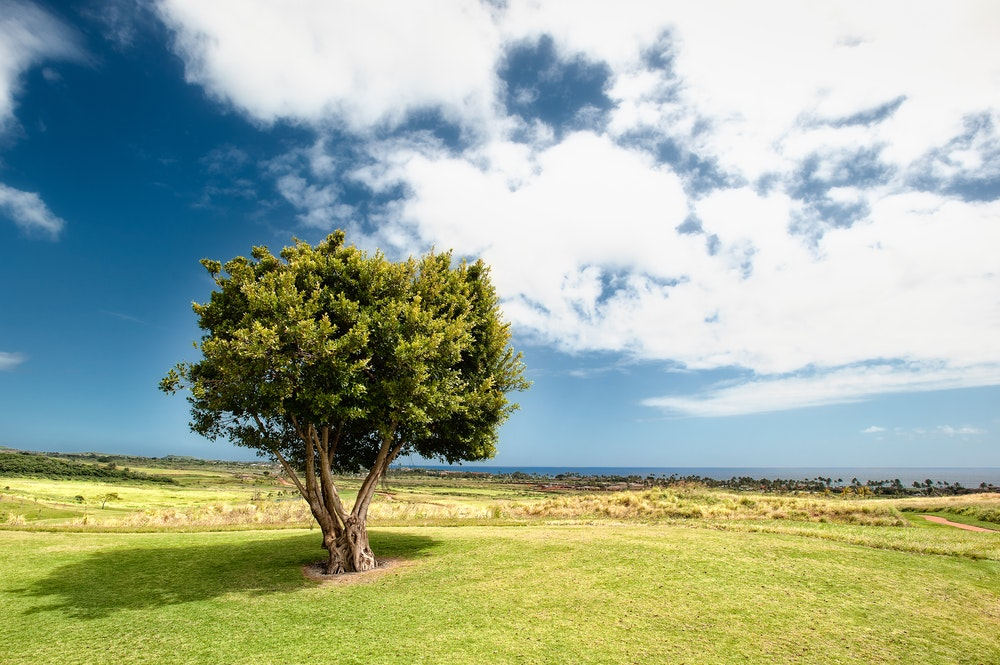
%> input picture Test Pictures/landscape.jpg, 1000 x 665 px
$ octave hsvComponents.m   (GNU Octave 9; MATLAB toolbox functions it lacks are replaced by stand-ins)
%> lines starting %> are read from the running program, lines starting %| are printed output that depends on the picture
%> further down, image is the input picture: size 665x1000x3 uint8; mean R, G, B 160.3, 174.6, 153.9
### DIP I/Imaging/rgbToHsv.m
function image = rgbToHsv(image)
% Inputs:
%   - image:    RGB image received from imread('file.jpg')
% Returns:
%   - image:    same image in the HSV color space

image = double(image)/255;
%> image: size 665x1000x3 double

R = image(:,:,1);
G = image(:,:,2);
B = image(:,:,3);

[maximum, I] = max(image,[],3);
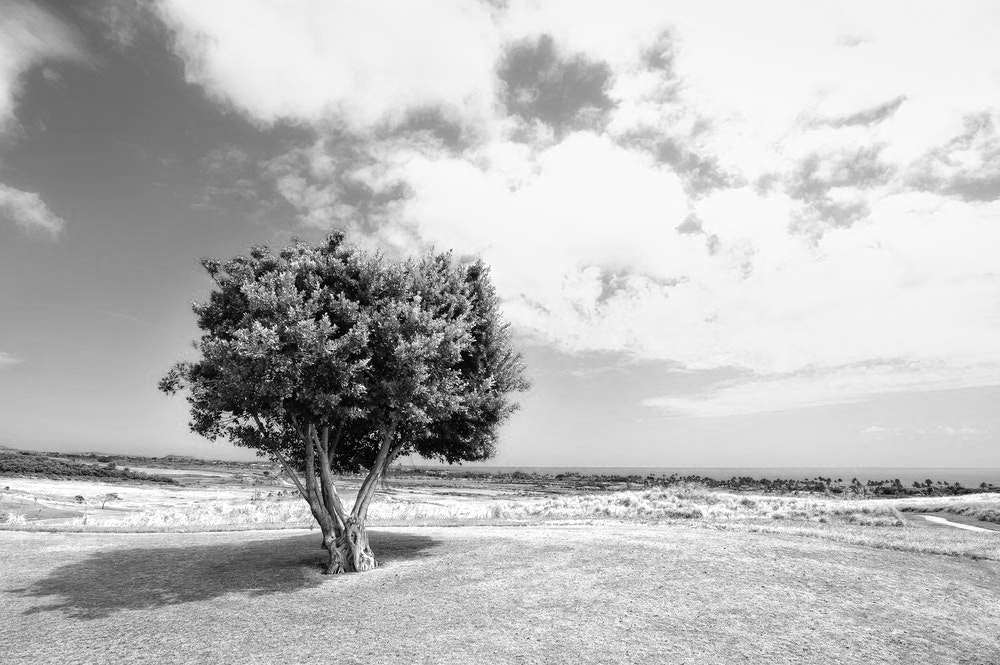
%> maximum: size 665x1000 double; min 0, max 1, mean 0.735
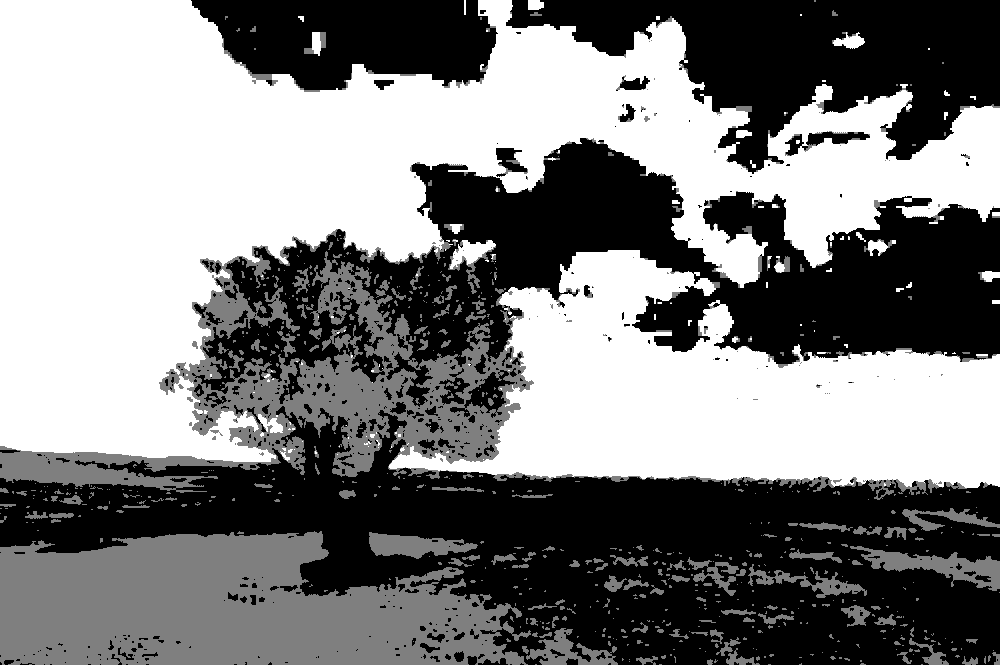
%> I: size 665x1000 double; min 1, max 3, mean 2; drawn with min black and max white
minimum = min(image,[],3);
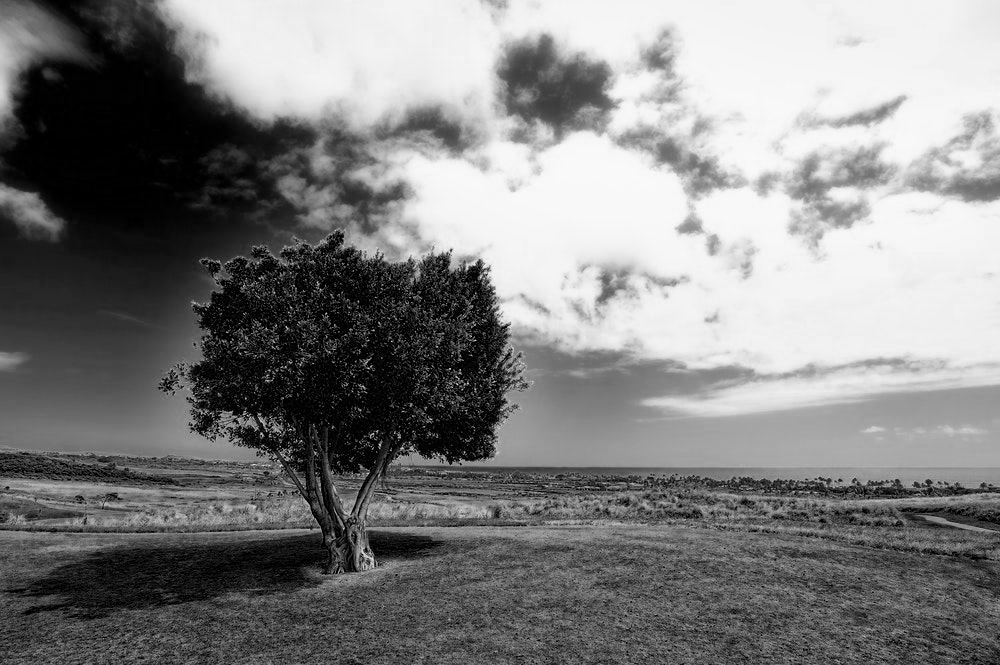
%> minimum: size 665x1000 double; min 0, max 0.984, mean 0.503

V = maximum;
S = (maximum - minimum)./maximum;
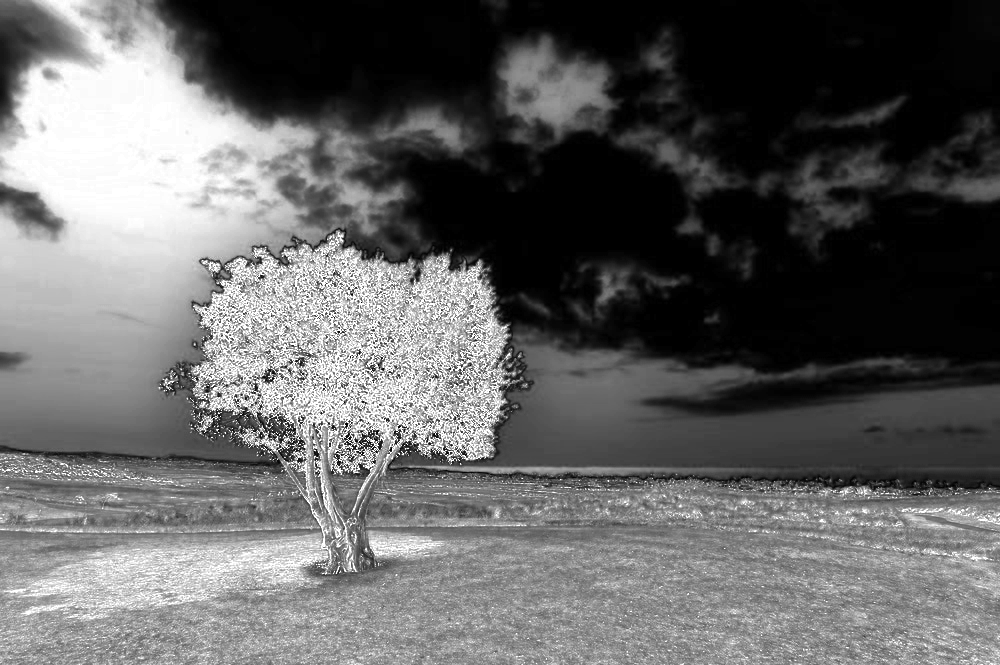
%> S: size 665x1000 double; 0% of the values are NaN or infinite; the others: min 0, max 1, mean 0.393; drawn with min black, max white, NaN and infinite black
H = zeros(size(S));
% angle is normalized from [0, 360] to [0, 1]
H(I==1) = (60*(G(I==1) - B(I==1))./(maximum(I==1)-minimum(I==1)))/360;
H(I==2) = (60*(B(I==2) - R(I==2))./(maximum(I==2)-minimum(I==2)) + 120)/360;
H(I==3) = (60*(R(I==3) - G(I==3))./(maximum(I==3)-minimum(I==3)) + 240)/360;
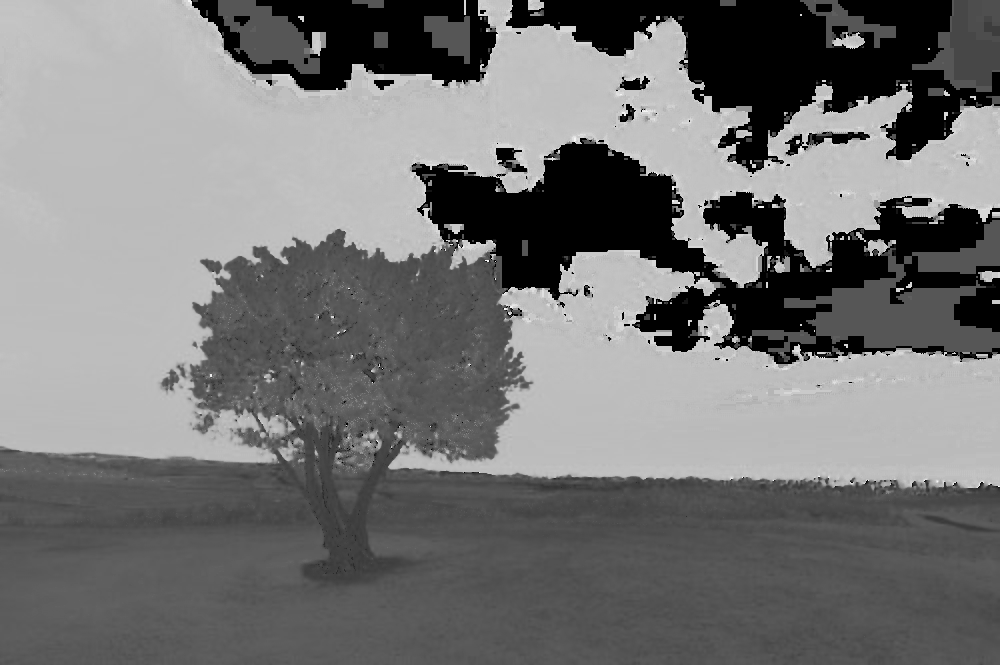
%> H: size 665x1000 double; 14.87% of the values are NaN or infinite; the others: min -0.167, max 0.818, mean 0.366; drawn with min black, max white, NaN and infinite black

% original image with HSV components
image(:,:,1) = H;
%> image: size 665x1000x3 double; 4.96% of the values are NaN or infinite; the others: min -0.167, max 1, mean 0.561
image(:,:,2) = S;
%> image: size 665x1000x3 double; 4.96% of the values are NaN or infinite; the others: min -0.167, max 1, mean 0.459
image(:,:,3) = V;
%> image: size 665x1000x3 double; 4.96% of the values are NaN or infinite; the others: min -0.167, max 1, mean 0.505

### DIP I/Imaging/hsvComponents.m
clear
image = imread('landscape.jpg');
imageHSV = rgbToHsv(image);     % one could use builtin: rgb2hsv(image)

% decompose into single components
imageH = imageHSV;
imageH(:,:,2:3) = 0;
%> imageH: size 665x1000x3 double; 4.96% of the values are NaN or infinite; the others: min -0.167, max 0.818, mean 0.109
imageS = imageHSV;
imageS(:,:,[1 3]) = 0;
%> imageS: size 665x1000x3 double; 0% of the values are NaN or infinite; the others: min 0, max 1, mean 0.131
imageV = imageHSV;
imageV(:,:,1:2) = 0;
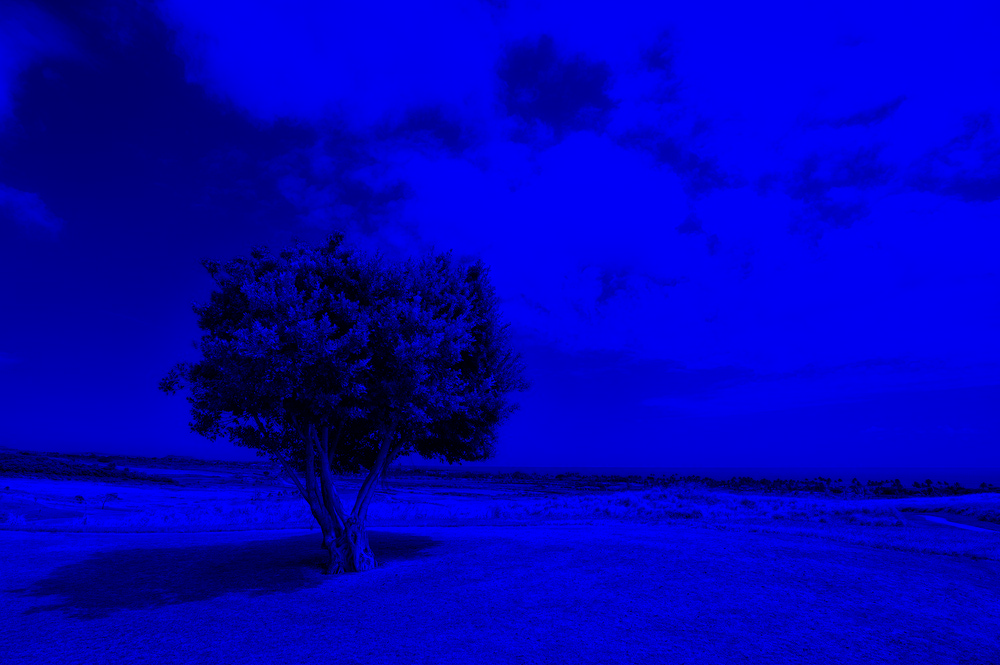
%> imageV: size 665x1000x3 double; mean R, G, B 0, 0, 0.735

% TODO: implement hsv2rgb myself
imageH = hsv2rgb(imageH);
%> imageH: size 665x1000x3 double; 14.87% of the values are NaN or infinite; the others: min 0, max 0, mean 0
imageS = hsv2rgb(imageS);
imageV = hsv2rgb(imageV);

montage({image, imageH, imageS, imageV});
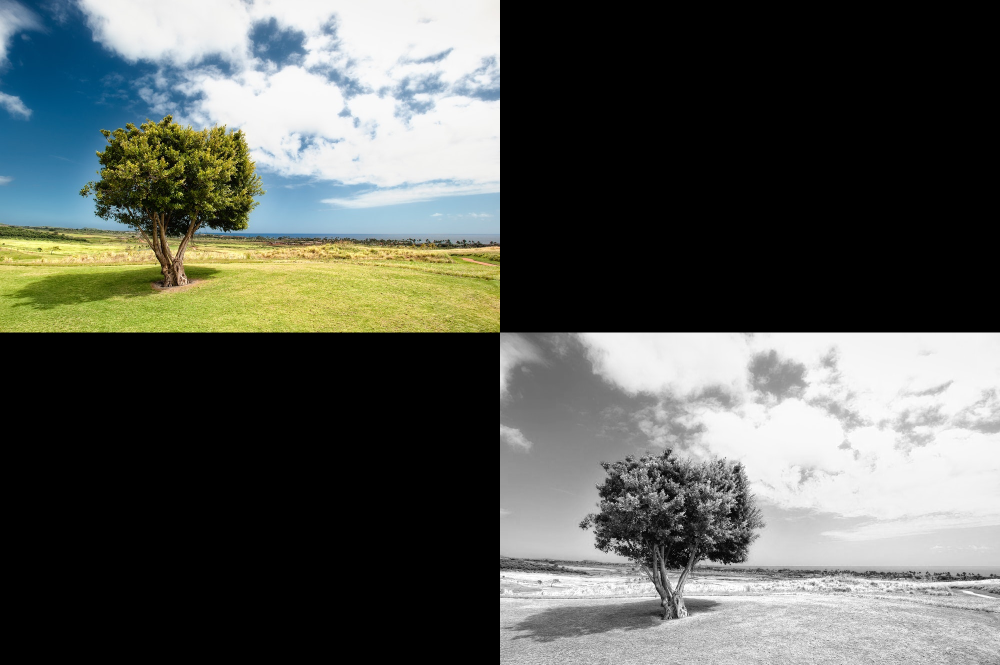
%> displayed picture: size 1330x2000x3, on the screen's scale of 0 to 255 (shown at 1/2 size); mean R, G, B 86.9, 90.5, 85.3

$ run again, with Test Pictures/cube.jpg copied over Test Pictures/landscape.jpg
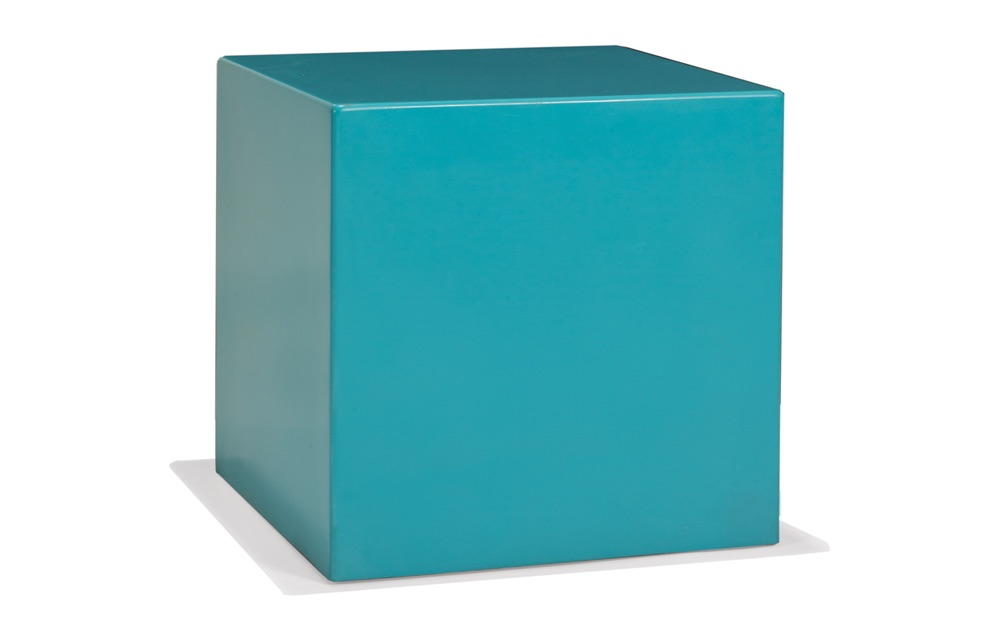
%> input picture Test Pictures/cube.jpg, 1000 x 636 px
%> image is the input picture: size 636x1000x3 uint8; mean R, G, B 162.1, 208.8, 213.6
%> `imageV(:,:,1:2) = 0;`:
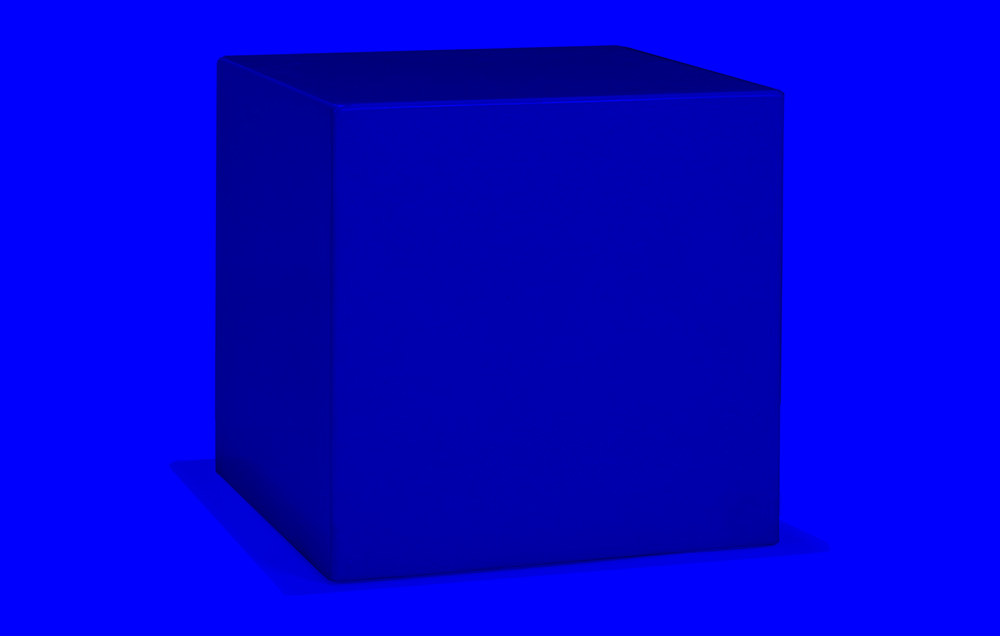
%> imageV: size 636x1000x3 double; mean R, G, B 0, 0, 0.838
%> `montage({image, imageH, imageS, imageV});`:
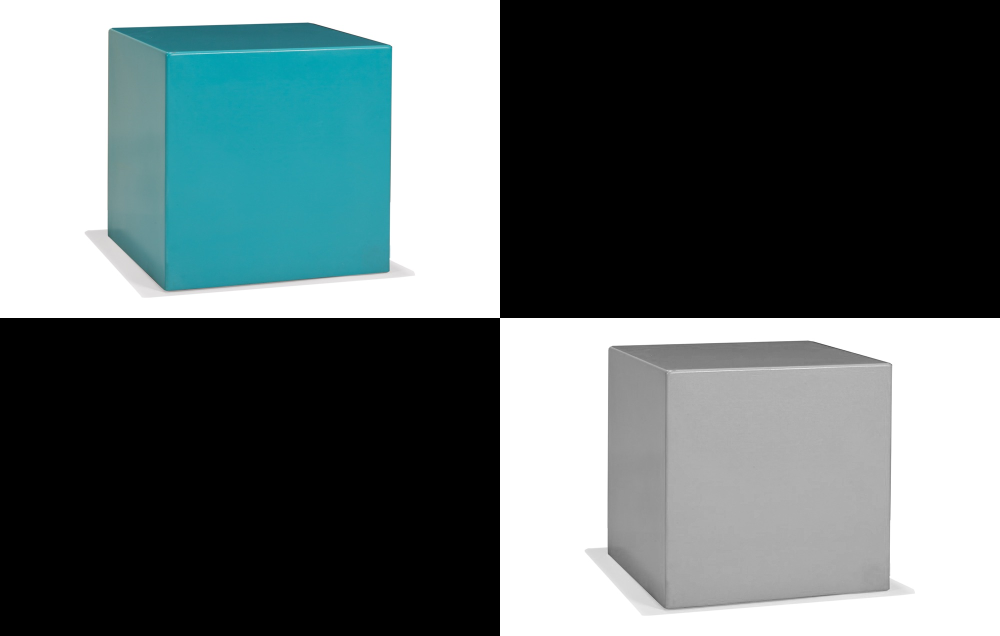
%> displayed picture: size 1272x2000x3, on the screen's scale of 0 to 255 (shown at 1/2 size); mean R, G, B 94, 105.6, 106.8
